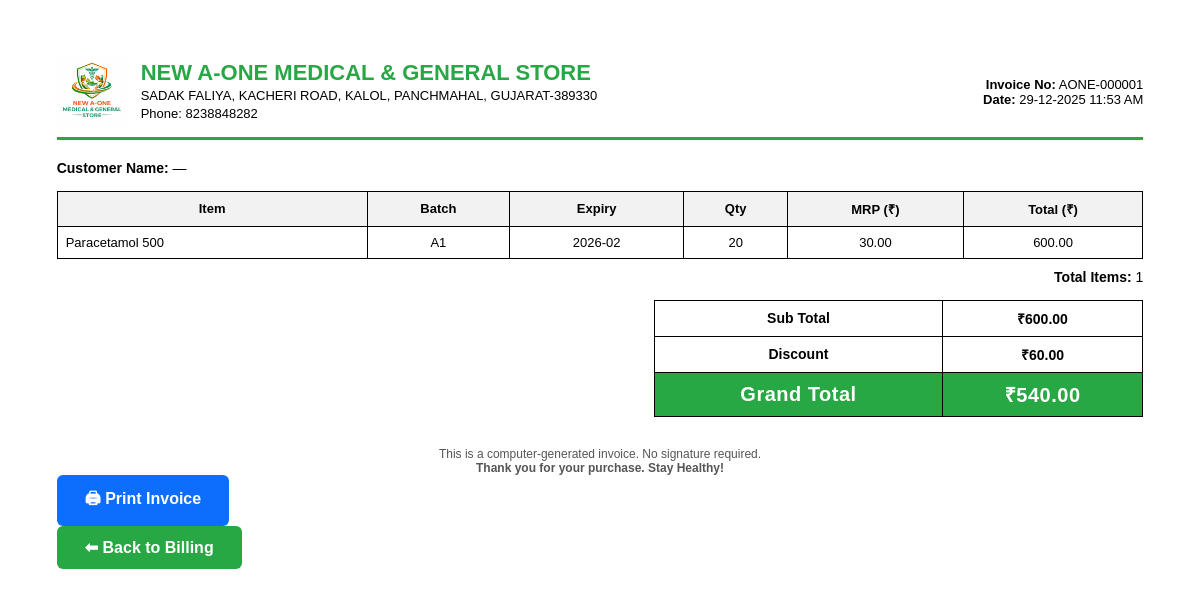
The app's page /invoice/1 with its own data.
### tables this page shows
CREATE TABLE invoices (
        id INTEGER PRIMARY KEY AUTOINCREMENT,
        date TEXT,
        subtotal REAL,
        discount REAL,
        total REAL,
        invoice_no TEXT
    , customer_name TEXT);

CREATE TABLE invoice_items (
        invoice_id INTEGER,
        drug_name TEXT,
        batch TEXT,
        expiry TEXT,
        qty INTEGER,
        mrp REAL,
        total REAL
    );

### app.py (the view)
@app.route("/invoice/<int:id>")
def invoice(id):
    con = get_db()
    items = con.execute(
        "SELECT rowid, * FROM invoice_items WHERE invoice_id=?", (id,)
    ).fetchall()
    inv = con.execute(
        "SELECT * FROM invoices WHERE id=?", (id,)
    ).fetchone()
    con.close()
    if not inv:
        return "Invoice not found", 404
    return render_template(
    "invoice.html",
    items=items,
    inv=inv,
    shop=SHOP
)

### app.py (called while the page is built)
def get_db():
    con = sqlite3.connect(DB)
    con.row_factory = sqlite3.Row
    return con

### templates/invoice.html (shortened to what this page needs)
<!DOCTYPE html>
<html>
<head>
</head>
<body>
<div class="header">
    <div class="shop-header">
        <img src="/static/logo.png" class="logo">
        <div class="shop-text">
            <div class="shop-name">{{ shop.name }}</div>
            <div class="shop-details">
                {{ shop.address }}<br>
                Phone: {{ shop.phone }}<br>
            </div>
        </div>
    </div>
    <div class="invoice-box">
        <strong>Invoice No:</strong> {{ inv.invoice_no }}<br>
        <strong>Date:</strong> {{ inv.date }}
    </div>
</div>
<div class="customer-info">
    <strong>Customer Name:</strong>
    {{ inv.customer_name if inv.customer_name else "—" }}
</div>
<table>
    <thead>
        <tr>
            <th>Item</th>
            <th>Batch</th>
            <th>Expiry</th>
            <th>Qty</th>
            <th>MRP (₹)</th>
            <th>Total (₹)</th>
        </tr>
    </thead>
    <tbody>
        {% for i in items %}
        <tr>
            <td class="left">{{ i.drug_name }}</td>
            <td>{{ i.batch }}</td>
            <td>{{ i.expiry }}</td>
            <td>{{ i.qty }}</td>
            <td>{{ "%.2f"|format(i.mrp) }}</td>
            <td>{{ "%.2f"|format(i.total) }}</td>
        </tr>
        {% endfor %}
    </tbody>
</table>
<div style="text-align:right; margin-top:10px; font-size:14px;">
    <strong>Total Items:</strong> {{ items|length }}
</div>
<table class="summary">
    <tr>
        <td class="text-end">Sub Total</td>
        <td>₹{{ "%.2f"|format(inv.subtotal) }}</td>
    </tr>
    <tr>
        <td class="text-end">Discount</td>
        <td>₹{{ "%.2f"|format(inv.discount) }}</td>
    </tr>
    <tr class="grand">
        <td class="text-end">Grand Total</td>
        <td>₹{{ "%.2f"|format(inv.total) }}</td>
    </tr>
</table>
<div class="footer">
    This is a computer-generated invoice. No signature required.<br>
    <strong>Thank you for your purchase. Stay Healthy!</strong>
</div>
<div class="text-center mt-3 no-print">
    <button onclick="window.print()"
        style="
            padding:12px 28px;
            background:#0d6efd;
            color:white;
            border:none;
            font-size:16px;
            font-weight:bold;
            border-radius:6px;
            cursor:pointer;
        ">
        🖨 Print Invoice
    </button>
</div>
<div class="text-center mt-3 no-print">
    <a href="{{ url_for('index') }}"
       style="
           display:inline-block;
           padding:12px 28px;
           background:#28a745;
           color:white;
           text-decoration:none;
           font-size:16px;
           font-weight:bold;
           border-radius:6px;
       ">
        ⬅ Back to Billing
    </a>
</div>
</body>
</html>

### templates/invoice.html (style rules this page uses)
body { font-family: Arial, sans-serif; font-size: 14px; margin: 15mm; color: #000; }
.header { display: flex; justify-content: space-between; align-items: center; border-bottom: 3px solid #28a745; padding-bottom: 10px; margin-bottom: 20px; }
.shop-header { display: flex; align-items: center; gap: 14px; }
.logo { height: 70px; width: auto; }
.shop-text { display: flex; flex-direction: column; justify-content: center; }
.shop-name { font-size: 22px; font-weight: bold; color: #28a745; line-height: 1.2; }
.shop-details { font-size: 13px; line-height: 1.4; }
.invoice-box { text-align: right; font-size: 13px; }
.customer-info { margin: 15px 0; font-size: 14px; }
table { width: 100%; border-collapse: collapse; margin-top: 10px; font-size: 13px; }
th { background: #f2f2f2; border: 1px solid #000; padding: 8px; text-align: center; }
td { border: 1px solid #000; padding: 8px; text-align: center; }
td.left { text-align: left; max-width: 320px; word-wrap: break-word; }
.summary { width: 45%; margin-left: auto; margin-top: 15px; font-size: 14px; }
.summary td { padding: 8px; font-weight: bold; }
.grand td { background: #28a745; color: #fff; font-size: 20px; letter-spacing: 0.5px; }
.footer { margin-top: 30px; text-align: center; font-size: 12px; color: #555; }

### records on screen
invoices: invoice_no "AONE-000001", date "29-12-2025 11:53 AM", subtotal "600.00", discount "60.00", total "540.00"
invoice_items: drug_name "Paracetamol 500", batch "A1", expiry "2026-02", qty "20", mrp "30.00", total "600.00"

### other values on screen
{{ shop.name }} "NEW A-ONE MEDICAL & GENERAL STORE"
{{ shop.address }} "SADAK FALIYA, KACHERI ROAD, KALOL, PANCHMAHAL, GUJARAT-389330"
{{ shop.phone }} "8238848282"
{{ inv.customer_name if inv.customer_name else "—" }} "—"
{{ items|length }} "1"
